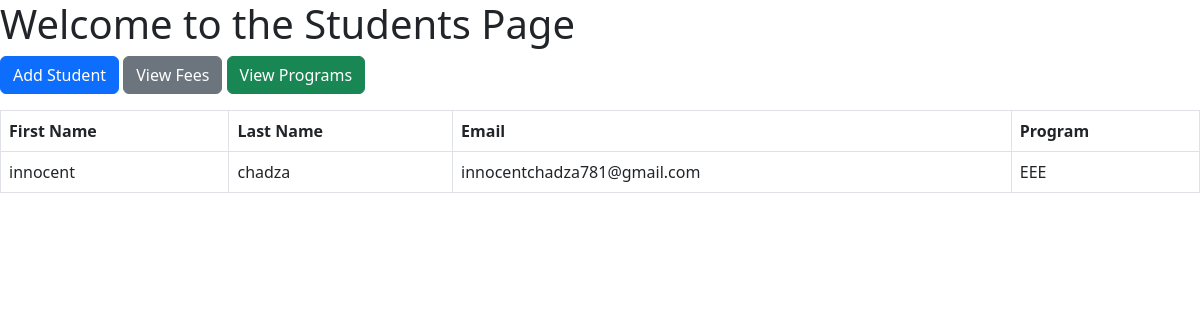
The page /students/ on the database its author committed.
### core/models.py (models this page shows, shortened)
class Students(models.Model):
    user = models.OneToOneField(User, blank=True, null=True, on_delete=models.CASCADE)
    first_name = models.CharField(max_length=100)
    last_name = models.CharField(max_length=100)
    email = models.EmailField(unique=True)
    date_of_birth = models.DateField()
    program = models.ForeignKey(Program, on_delete=models.CASCADE)

class Program(models.Model):
    name = models.CharField(max_length=100)
    description = models.TextField()
    def __str__(self):
        return self.name

### core/views.py (the view)
# urls.py: path("students/", students, name="students"),
def students(request):
    students = Students.objects.all()
    total_students = Students.objects.count()
    student_list = list(Students.objects.all())
    context = {
        "students": students,
        "total_students": total_students,
        "student_list": student_list
    }
    return render(request, 'students.html', context)

### core/templates/students.html (shortened to what this page needs)
<!DOCTYPE html>
<html lang="en">
<head>
    <link href="https://cdn.jsdelivr.net/npm/bootstrap@5.3.0/dist/css/bootstrap.min.css" rel="stylesheet">
</head>
<body>
    <h1>Welcome to the Students Page</h1>
    <a href="{% url 'add_student' %}" class="btn btn-primary mb-3">Add Student</a>
    <a href="{% url 'fees' %}" class="btn btn-secondary mb-3">View Fees</a>
    <a href="{% url 'programs' %}" class="btn btn-success mb-3">View Programs</a>
   <table class="table table-bordered">
       <thead>
           <tr>
               <th>First Name</th>
               <th>Last Name</th>
               <th>Email</th>
               <th>Program</th>
           </tr>
       </thead>
       <tbody>
           {% for student in students %}
               <tr>
                   <td>{{ student.first_name }}</td>
                   <td>{{ student.last_name }}</td>
                   <td>{{ student.email }}</td>
                   <td>{{ student.program }}</td>
               </tr>
           {% endfor %}
       </tbody>
   </table>
</body>
</html>

### rows shown on the page
Students: first_name "innocent", last_name "chadza", email "innocentchadza781@gmail.com", program "EEE"
